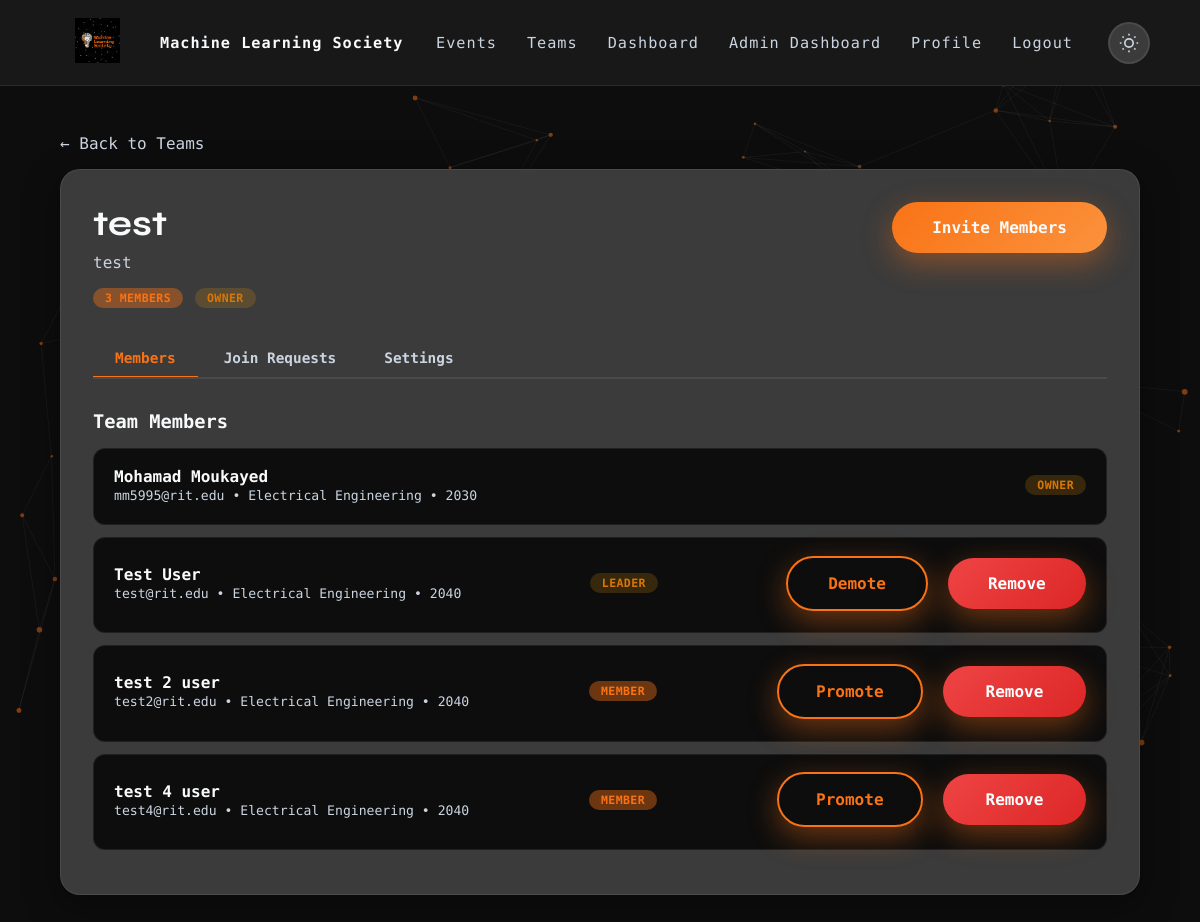
The app's page /teams/1/ (signed in) with its own data.
### website/models.py (models this page shows)
class Team(models.Model):
    name = models.CharField()
    description = models.TextField()
    team_leaders = models.ManyToManyField(accountModels.Member, related_name="team_leaders")
    team_members = models.ManyToManyField(accountModels.Member, related_name="team_members", blank=True)
    pending_members = models.ManyToManyField(accountModels.Member, related_name="pending_members", blank=True)
    invited_members = models.ManyToManyField(accountModels.Member, related_name="invited_members", blank=True)
    creator = models.ForeignKey(accountModels.Member, on_delete=models.CASCADE)

### accounts/models.py (models this page shows, shortened)
class Member(AbstractBaseUser, PermissionsMixin):
    first_name = models.CharField()
    last_name = models.CharField()
    email = models.EmailField(unique=True)
    major = models.ForeignKey(Major, on_delete=models.CASCADE, blank=True, null=True)
    gender = models.CharField("Gender", blank=True, null=True, choices=[("M","Male"),("F","Female"),("O","Other")])
    date_of_birth = models.DateField("Date Of Birth (YYYY-MM-DD)", blank=True, null=True)
    graduation_year = models.CharField(blank=True, null=True)
    nationality = CountryField(blank=True, null=True)
    is_staff = models.BooleanField(default=False)
    is_active = models.BooleanField(default=True)
    date_joined = models.DateTimeField("date joined", default=timezone.now)
    objects = MemberManager()
    USERNAME_FIELD = "email"
    REQUIRED_FIELDS = ["first_name","last_name","date_of_birth","gender"]
    def get_full_name(self):
        return self.first_name + " " + self.last_name

class Major(models.Model):
    code = models.CharField()
    name = models.CharField()

### website/views.py (the view)
# urls.py: path("teams/<int:team_id>/", views.team_detail, name="team-detail"),
@login_required(login_url="/")
def team_detail(request: WSGIRequest, team_id: int):
    team = get_object_or_404(Team, pk=team_id)
    op = False
    if request.user in team.team_leaders.all() or request.user == team.creator:
        op = True
    return render(request, "team-detail.html", {"team": team, "op": op, "users": Member.objects.all()})

### website/context_processors.py (called while the page is built)
def prereqData(request):
    social_en = False
    if SocialAccountModels.SocialApp.objects.count() > 0:
        social_en = True
    return {
        "majors":        Major.objects.all().order_by("name"),
        "nationalities": list(countries),
        "now":           timezone.now(),   # handy for footer copyright year etc.
        "socials_enabled": social_en,
    }

### templates/team-detail.html (shortened to what this page needs)
{% extends "base.html" %}
{% load static %}
{% block content %}
<div class="dashboard-content">
  <div style="margin-bottom: 1rem;">
    <a href="{% url 'website:teams' %}" style="color: var(--text-secondary);">← Back to Teams</a>
  </div>
  <div class="dashboard-card fade-in visible">
    <div style="display: flex; justify-content: space-between; align-items: start; margin-bottom: 2rem; flex-wrap: wrap; gap: 1rem;">
      <div>
        <h1 style="font-family: 'Syne', sans-serif; font-size: 2.2rem; margin-bottom: 0.5rem;">{{ team.name }}</h1>
        <p style="color: var(--text-secondary); margin-bottom: 1rem;">{{team.description}}</p>
        <div style="display: flex; gap: 0.75rem; flex-wrap: wrap;">
          <span class="badge badge-primary">{{team.team_members.count|add:team.team_leaders.count}} Member{% if team.team_members.count|add:team.team_leaders.count != 1 %}s{% endif %}</span>
          {% if request.user == team.creator %}
          <span class="badge badge-warning">Owner</span>
          {% elif request.user in team.team_leaders.all %}
          <span class="badge badge-warning">Leader</span>
          {% elif request.user in team.pending_members.all %}
          <span class="badge badge-warning">Pending Invite</span>
          {% elif request.user in team.invited_members.all %}
          <span class="badge badge-success">Invited</span>
          {% elif request.user in team.team_members.all %}
          <span class="badge badge-primary">Member</span>
          {% endif %}
        </div>
      </div>
      <div style="display: flex; gap: 0.75rem; flex-wrap: wrap;">
        {% if request.user in team.pending_members.all %}
        <button class="btn btn-outline" onclick="cancelJoinRequest({{team.pk}})">Cancel Join Request</button>
        {% elif request.user in team.invited_members.all %}
        <button class="btn btn-success" onclick="acceptInvite({{team.pk}})">Accept Invite</button>
        <button class="btn btn-danger" onclick="rejectInvite({{team.pk}})">Reject Invite</button>
        {% elif op %}
        <button class="btn" onclick="showInviteModal()">
          <span>Invite Members</span>
        </button>
        {% elif request.user in team.team_members.all %}
        {% else %}
        <button class="btn btn-outline" onclick="requestToJoinTeam({{team.pk}})">Request To Join</button>
        {% endif %}
      </div>
    </div>
    <div class="tabs">
      <button class="tab active" onclick="switchTab('members', this)">Members</button>
      {% if op %}
      <button class="tab" onclick="switchTab('requests', this)">Join Requests</button>
      <button class="tab" onclick="switchTab('settings', this)">Settings</button>
      {% endif %}
    </div>
    <div id="tab-members" style="margin-top: 2rem;">
      <h3 style="margin-bottom: 1rem;">Team Members</h3>
      <ul class="item-list">
        {% if team.creator not in team.team_leaders.all %}
        <li class="item">
          <div class="item-header">
            <div>
              <span class="item-title">{{ team.creator.get_full_name }}</span>
              <div class="item-meta">{{team.creator.email}} • {{team.creator.major.name}} • {{team.creator.graduation_year}}</div>
            </div>
            <span class="badge badge-warning">Owner</span>
          </div>
        </li>
        {% endif %}
        {% for leader in team.team_leaders.all %}
        <li class="item">
          <div class="item-header">
            <div>
              <span class="item-title">{{ leader.get_full_name }}</span>
              <div class="item-meta">{{ leader.email }} • {{ leader.major.name }} • {{leader.graduation_year}}</div>
            </div>
            {% if leader == team.creator %}
            <span class="badge badge-warning">Owner</span>
            {% else %}
            <span class="badge badge-warning">Leader</span>
            {% endif %}
            {% if op %}
            <div style="display: flex; justify-content: center; align-items: center; gap: 20px;">
              <button class="btn btn-outline" style="width: 100%; " onclick="demoteMember({{team.pk}}, {{leader.pk}})">Demote</button>
              {% if leader != team.creator %}
              <button class="btn btn-danger" style="width: 100%; " onclick="removeMember({{team.pk}}, {{leader.pk}})">Remove</button>
              {% endif %}
            </div>
            {% endif %}
          </div>
        </li>
        {% endfor %}
        {% for member in team.team_members.all %}
        <li class="item">
          <div class="item-header">
            <div>
              <span class="item-title">{{ member.get_full_name }}</span>
              <div class="item-meta">{{ member.email }} • {{ member.major.name }} • {{member.graduation_year}}</div>
            </div>
            <span class="badge badge-primary">Member</span>
            {% if op %}
            <div style="display: flex; justify-content: center; align-items: center; gap: 20px;">
              <button class="btn btn-outline" style="width: 100%; " onclick="promoteMember({{team.pk}}, {{member.pk}})">Promote</button>
              <button class="btn btn-danger" style="width: 100%; " onclick="removeMember({{team.pk}}, {{member.pk}})">Remove</button>
            </div>
            {% endif %}
          </div>
        </li>
        {% endfor %}
      </ul>
    </div>
  </div>
</div>
{% endblock content %}

### static/styles.css (style rules this page uses)
:root { --bg-primary: #ffffff; --bg-secondary: #f8fafc; --bg-dark: #f1f5f9; --text-primary: #0f172a; --text-secondary: #475569; --text-link: #1666d6; --accent: #f97316; --accent-light: #fb923c; --accent-glow: rgba(249, 115, 22, 0.3); --card-bg: #ffffff; --navbar-bg: rgba(255, 255, 255, 0.85); --shadow: rgba(15, 23, 42, 0.1); --neural-line: rgba(15, 23, 42, 0.08); --neural-node: rgba(249, 115, 22, 0.6); --input-bg: #f8fafc; --input-border: #e2e8f0; --popup-bg: #ffffff; }
[data-theme="dark"] { --bg-primary: #0d0d0d; --bg-secondary: #0d0d0d; --bg-dark: #3b3b3b; --text-primary: #f8fafc; --text-secondary: #cbd5e1; --accent: #f97316; --accent-light: #fb923c; --accent-glow: rgba(249, 115, 22, 0.4); --card-bg: #3b3b3b; --navbar-bg: #181818; --shadow: rgba(0, 0, 0, 0.4); --neural-line: rgba(248, 250, 252, 0.08); --neural-node: rgba(249, 115, 22, 0.8); --input-bg: #1e1e1e; --input-border: rgba(255, 255, 255, 0.12); --popup-bg: #1a1a1a; }
*, *::before, *::after { margin: 0; padding: 0; box-sizing: border-box; }
html { scroll-behavior: smooth; }
body { font-family: "Space Mono", monospace; background: var(--bg-primary); color: var(--text-primary); transition: background-color 0.5s ease, color 0.5s ease; overflow-x: hidden; }
a { color: var(--text-link); text-decoration: none; cursor: pointer; }
span { font-family: "Space Mono", monospace; color: var(--text-primary); }
.btn { position: relative; display: inline-flex; padding: 16px 40px; background: linear-gradient(135deg, var(--accent), var(--accent-light)); color: white; border: none; text-decoration: none; border-radius: 50px; font-family: "Space Mono", monospace; font-weight: 700; font-size: 1rem; overflow: hidden; transition: all 0.4s ease; box-shadow: 0 10px 30px var(--accent-glow); opacity: 0; cursor: pointer; animation: fadeIn 0s ease-out 0s forwards; justify-content: center; align-items: center; }
.btn span { position: relative; z-index: 1; }
.fade-in { opacity: 0; transform: translateY(40px); transition: opacity 0.7s ease, transform 0.7s ease; }
.fade-in.visible { opacity: 1; transform: translateY(0); }

### static/app-styles.css (style rules this page uses)
.dashboard-content { padding: 3rem 5%; max-width: 1400px; margin: 0 auto; }
.dashboard-card { background: var(--card-bg); border: 1px solid var(--neural-line); border-radius: 20px; padding: 2rem; box-shadow: 0 10px 36px var(--shadow); transition: transform 0.25s, box-shadow 0.25s, border-color 0.25s; position: relative; overflow: hidden; }
.dashboard-card::before { content: ''; position: absolute; top: 0; left: 0; right: 0; height: 3px; background: linear-gradient(90deg, var(--accent), var(--accent-light)); transform: scaleX(0); transform-origin: left; transition: transform 0.3s; }
.badge { display: inline-block; padding: 3px 12px; border-radius: 999px; font-size: 0.72rem; font-weight: 700; letter-spacing: 0.4px; text-transform: uppercase; }
.badge-primary { background: var(--accent-glow); color: var(--accent); }
.badge-warning { background: rgba(245,158,11,0.18); color: #d97706; }
.item-list { list-style: none; }
.item { padding: 1.1rem 1.25rem; background: var(--bg-secondary); border: 1px solid var(--neural-line); border-radius: 12px; margin-bottom: 0.75rem; transition: border-color 0.2s, transform 0.2s, box-shadow 0.2s; cursor: pointer; }
.item-header { display: flex; justify-content: space-between; align-items: center; margin-bottom: 4px; }
.item-title { font-weight: 700; color: var(--text-primary); font-size: 1rem; }
.item-meta { color: var(--text-secondary); font-size: 0.82rem; margin-top: 2px; }
.btn-danger { background: linear-gradient(135deg, #ef4444, #dc2626); color: #fff; opacity: 1; animation: none; }
.btn-outline { background: transparent; color: var(--accent); border: 2px solid var(--accent); opacity: 1; animation: none; }
.tabs { display: flex; gap: 4px; border-bottom: 2px solid var(--neural-line); margin-bottom: 2rem; overflow-x: auto; -webkit-overflow-scrolling: touch; }
.tab { padding: 10px 22px; background: none; border: none; border-bottom: 3px solid transparent; margin-bottom: -2px; color: var(--text-secondary); font-family: "Space Mono", monospace; font-weight: 600; font-size: 0.9rem; cursor: pointer; white-space: nowrap; transition: color 0.2s, border-color 0.2s; }
.tab.active { color: var(--accent); border-bottom-color: var(--accent); }

### records on screen
Team: name "test", description "test", team_members.count|add "3", creator.get_full_name "Mohamad Moukayed", creator.email "mm5995@rit.edu", creator.major.name "Electrical Engineering", creator.graduation_year "2030"
Member: get_full_name "Test User", email "test@rit.edu", major.name "Electrical Engineering", graduation_year "2040", shows "LEADER"
Member: get_full_name "test 2 user", email "test2@rit.edu", major.name "Electrical Engineering", graduation_year "2040"
Member: get_full_name "test 4 user", email "test4@rit.edu", major.name "Electrical Engineering", graduation_year "2040"
